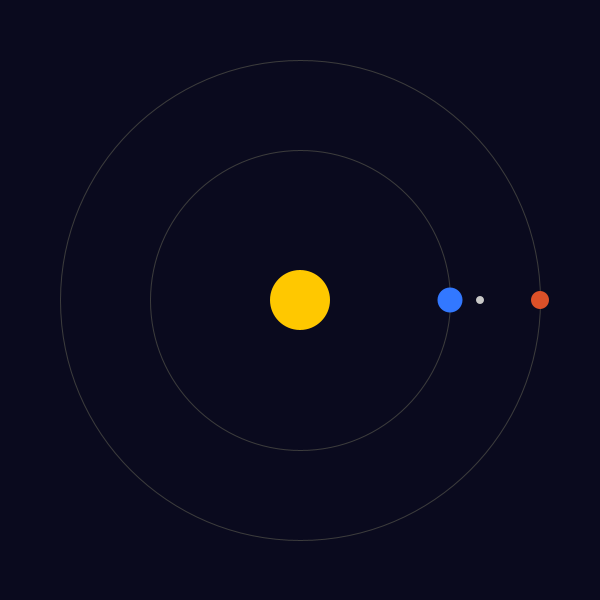
Frame 1 (no input)
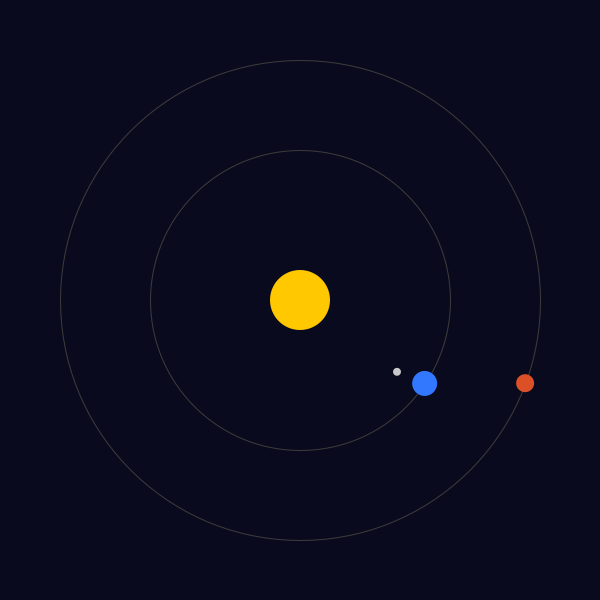
Frame 60 (the mouse pressed at the canvas centre just before this capture)
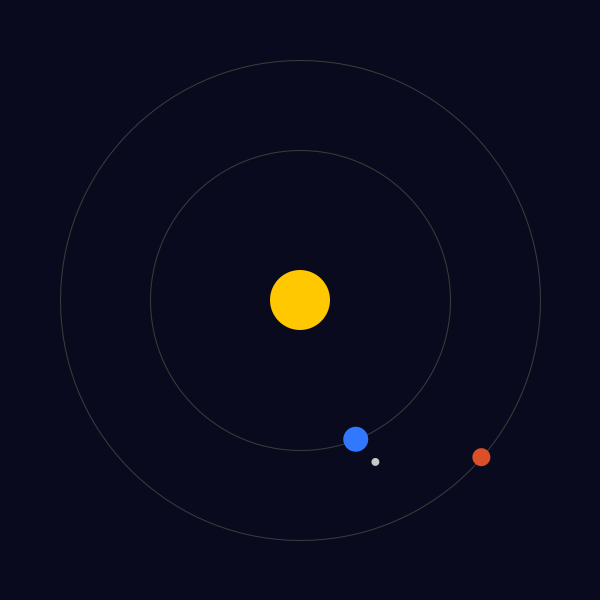
Frame 120 (the mouse held since frame 60 and released just before this capture)

The Processing sketch that drew these frames (run headless with seeded random() and noise(); from frame 60 on, the mouse is pressed at the canvas centre):

// Processing sketch: L13_Orbita
// ── L13_Orbita.pde
// Урок 13. Трансформації: Сонячна система (Сонце — Земля — Місяць, Марс)

float earthAngle = 0;
float moonAngle = 0;
float marsAngle = 0;

void setup() {
  size(600, 600);
}

void draw() {
  background(10, 10, 30);
  translate(width/2, height/2);   // початок координат — у центрі

  // Орбіти
  noFill();
  stroke(60);
  ellipse(0, 0, 300, 300);
  ellipse(0, 0, 480, 480);

  // Сонце
  noStroke();
  fill(255, 200, 0);
  ellipse(0, 0, 60, 60);

  // Земля + Місяць
  pushMatrix();                   // запам'ятали систему «Сонце»
  rotate(earthAngle);
  translate(150, 0);
  fill(50, 120, 255);
  ellipse(0, 0, 25, 25);
  rotate(moonAngle);
  translate(30, 0);               // Місяць — відносно Землі
  fill(200);
  ellipse(0, 0, 8, 8);
  popMatrix();                    // повернулися до Сонця

  // Марс
  pushMatrix();
  rotate(marsAngle);
  translate(240, 0);
  fill(220, 80, 40);
  ellipse(0, 0, 18, 18);
  popMatrix();

  earthAngle += 0.01;
  moonAngle += 0.05;
  marsAngle += 0.006;
}
